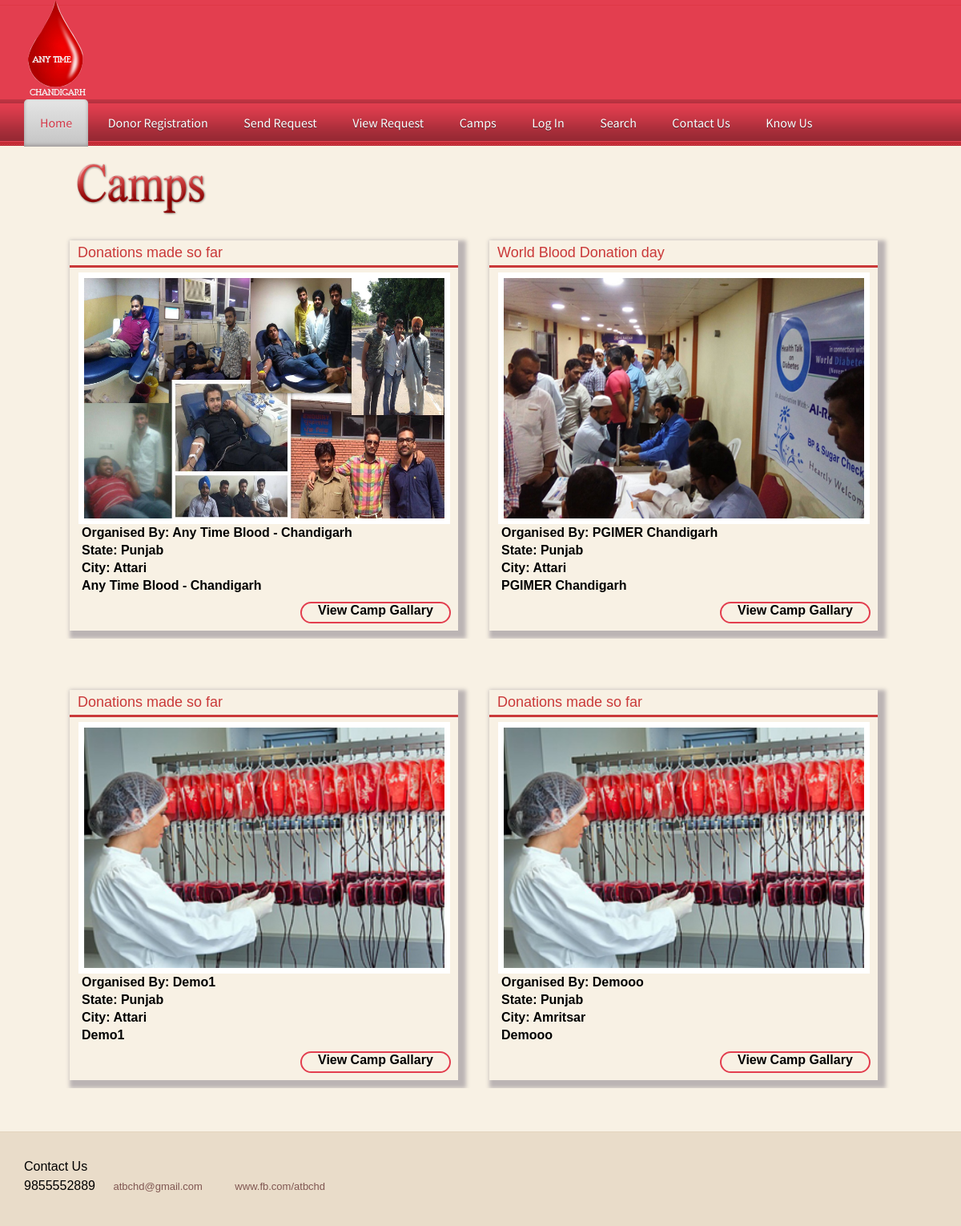
The app's page /camps.php with its own data.
### tables this page shows
CREATE TABLE `camp` (
  `camp_id` int(100) NOT NULL,
  `camp_title` varchar(500) NOT NULL,
  `organised_by` varchar(500) NOT NULL,
  `state` int(100) NOT NULL,
  `city` int(100) NOT NULL,
  `pic` varchar(900) NOT NULL,
  `detail` varchar(1000) NOT NULL
);

CREATE TABLE `state` (
  `state_id` int(100) NOT NULL,
  `state_name` varchar(100) NOT NULL
);

CREATE TABLE `city` (
  `city_id` int(100) NOT NULL,
  `city_name` varchar(100) NOT NULL,
  `pin_code` varchar(100) NOT NULL,
  `district` int(10) NOT NULL,
  `state` int(100) NOT NULL
);

### camps.php (the view, shortened to what this page needs)
<?php include('header.php'); ?>
<div class="main_ridoy_body">
<div class="main_ridoy">
				  <img height="80px" style="margin:auto; margin-top:10px" src="Images/camps.png">
					<br /><br />
<div class="border">
<table cellpadding="0" cellspacing="0" width="auto">
							<?php
								$cn=makeconnection();
								$s="select * from camp,state,city where camp.state=state.state_id and camp.city=city.city_id";
									$result=mysqli_query($cn,$s);
									$n=0;
									while($data=mysqli_fetch_array($result))
									{
										if($n%2==0)
										{
										?>
		<tr>
								<?php
							}?>
         <td>
<div class="cont_table">
			<table id="table_cont" cellpadding="0" cellspacing="0" class="tableborder" width="" style="border:none">
					<tr>
						<td id="camp_title" ><?php echo $data[1]; ?></td>
					</tr>
					<tr>
						<td align="centr">
							<a href="Admin/pic/<?php echo $data[5] ?>"data-lightbox="image-1"> <img id="camp_img" src="Admin/pic/<?php echo $data[5] ?>"/></a>
						</td>
					</tr>
					<tr>
						<td><p id="text">Organised By: <?php echo $data[2]; ?></p></td>
					</tr>
					<tr>
						<td id="text">State: <?php echo $data[8]; ?></td>
					</tr>
					<tr>
						<td id="text">City: <?php echo $data[10]; ?></td>
					</tr>
					<tr>
						<td id="text"><p><?php echo $data[2]; ?></p></td>
					</tr>
					<tr>
						<td id="view_camp_gallery" class="title"><a href="campgallary.php?cid=<?php echo $data[0];  ?>"><p id="ctext">View Camp Gallary</p></td>
					</tr>
			</table>
</div>
</div>
     </td>
        <?php
        if($n%2==1)
	 {
	 ?>
        <tr><td colspan="2">&nbsp;</td></tr>
         <tr><td colspan="2">&nbsp;</td></tr>
          <tr><td colspan="2">&nbsp;</td></tr>
        <?php
	}
	$n=$n+1;
	}?>
<?php include 'footer.php'; ?>

### css/lightbox.css (style rules this page uses)
body:after { content: url(../img/close.png) url(../img/loading.gif) url(../img/prev.png) url(../img/next.png); display: none; }

### StyleSheet.css (style rules this page uses)
.title { font-weight:bold; color:#805752; font-size: 16px; text-align: left; padding-left: 20px; }

### css/style.css (style rules this page uses)
html,body,div,span,applet,object,iframe,h1,h2,h3,h4,h5,h6,p,blockquote,pre,a,abbr,acronym,address,big,cite,code,del,dfn,em,img,ins,kbd,q,s,samp,small,strike,strong,sub,sup,tt,var,b,u,i,dl,dt,dd,ol,nav ul,nav li,fieldset,form,label,legend,table,caption,tbody,tfoot,thead,tr,th,td,article,aside,canvas,details,embed,figure,figcaption,footer,header,hgroup,menu,nav,output,ruby,section,summary,time,mark,audio,video { margin:0;padding:0;border:0;font-size:100%;font:inherit;vertical-align:baseline; }
table { border-collapse:collapse;border-spacing:0; }
a { text-decoration:none; }
img { max-width:100%; }
body { font-family: Arial, Geneva,Helvetica, sans-serif; font-size: 100%; }
.main_ridoy { width:1060px; display:block; margin: 0px auto; overflow:hidden; }
.cont_table { overflow: hidden; padding: 10px 17px; width: 490px; }
#table_cont { width: 485px; }
#camp_title { border-bottom: 3px solid #ca3939; color: #ca3939; font-size: 18px; padding: 5px 10px; }
#camp_img { background: #ffffff none repeat scroll 0 0; height: 300px; margin-left: 11px; margin-top: 6px; padding: 7px; width: 450px; }
#text { font-weight: bold; padding: 2px 15px; }
#view_camp_gallery { border: 2px solid #e33e4f; border-radius: 18px; float: right; height: 23px; margin: 9px; width: 164px; }
#ctext { color:#000; }
.main_ridoy_body { width: auto; background: #F8F1E4; }

### header.php (style rules this page uses)
body { font-family:"Trebuchet MS", Arial, Helvetica, sans-serif; }

### records on screen
camp: camp_title "Donations made so far", pic (picture), organised_by "Any Time Blood - Chandigarh", state.state_name "Punjab", city.city_name "Attari"
camp: camp_title "World Blood Donation day", pic (picture), organised_by "PGIMER Chandigarh", state.state_name "Punjab", city.city_name "Attari"
camp: camp_title "Donations made so far", pic (picture), organised_by "Demo1", state.state_name "Punjab", city.city_name "Attari"
camp: camp_title "Donations made so far", pic (picture), organised_by "Demooo", state.state_name "Punjab", city.city_name "Amritsar"
